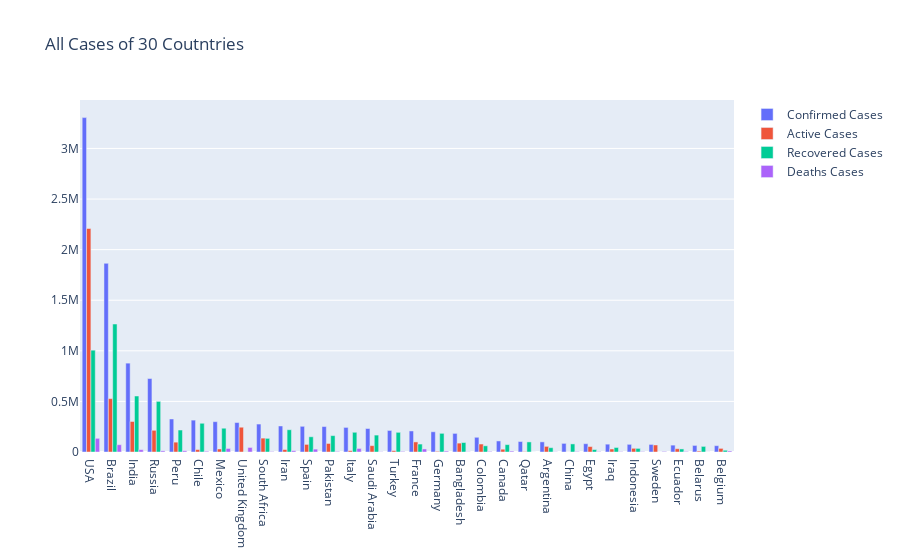

Source (notebook cell):
### Markdown cell above
### Graph 4: for Top 30 Countries confirmed, active, recovered and deaths cases

### Code cell
confirmed = go.Bar( x = top_country_confirm_wise.index, y = top_country_confirm_wise['Confirmed'], name= 'Confirmed Cases')

recovered = go.Bar( x = top_country_confirm_wise.index,  y = top_country_confirm_wise['Recovered'], name= 'Recovered Cases')

active = go.Bar( x = top_country_confirm_wise.index,   y = top_country_confirm_wise['Active'],   name= 'Active Cases')

death = go.Bar( x = top_country_confirm_wise.index,  y = top_country_confirm_wise['Deaths'],   name= 'Deaths Cases')

data = [confirmed,active,recovered,death]
layout = go.Layout(title = "All Cases of 30 Coutntries", barmode='group')

fig = go.Figure(data=data, layout=layout)
fig.show()

### Figure 1 — Plotly figure (JSON) as saved in the notebook; plotly's stock layout.template omitted (floating-point values rounded to 4 significant figures)
{"data": [{"name": "Confirmed Cases", "type": "bar", "x": ["USA", "Brazil", "India", "Russia", "Peru", "Chile", "Mexico", "United Kingdom", "South Africa", "Iran", "Spain", "Pakistan", "Italy", "Saudi Arabia", "Turkey", "France", "Germany", "Bangladesh", "Colombia", "Canada", "Qatar", "Argentina", "China", "Egypt", "Iraq", "Indonesia", "Sweden", "Ecuador", "Belarus", "Belgium"], "y": [3304942, 1864681, 878254, 726036, 326326, 315041, 299750, 291154, 276242, 257303, 253908, 251625, 243061, 232259, 212993, 208015, 199919, 183795, 145362, 109348, 103598, 100166, 85117, 82070, 77506, 75699, 74898, 67870, 64932, 62707]}, {"name": "Active Cases", "type": "bar", "x": ["USA", "Brazil", "India", "Russia", "Peru", "Chile", "Mexico", "United Kingdom", "South Africa", "Iran", "Spain", "Pakistan", "Italy", "Saudi Arabia", "Turkey", "France", "Germany", "Bangladesh", "Colombia", "Canada", "Qatar", "Argentina", "China", "Egypt", "Iraq", "Indonesia", "Sweden", "Ecuador", "Belarus", "Belgium"], "y": [2208772, 527738, 301609, 214510, 97345, 24160, 29839, 244872, 137289, 24481, 75130, 84442, 13179, 62898, 13115, 99495, 6434, 87829, 78750, 27566, 3708, 55627, 569, 53793, 29632, 36455, 69372, 32540, 9088, 35729]}, {"name": "Recovered Cases", "type": "bar", "x": ["USA", "Brazil", "India", "Russia", "Peru", "Chile", "Mexico", "United Kingdom", "South Africa", "Iran", "Spain", "Pakistan", "Italy", "Saudi Arabia", "Turkey", "France", "Germany", "Bangladesh", "Colombia", "Canada", "Qatar", "Argentina", "China", "Egypt", "Iraq", "Indonesia", "Sweden", "Ecuador", "Belarus", "Belgium"], "y": [1006326, 1264843, 553471, 500208, 217111, 283902, 234905, 1378, 134874, 219993, 150376, 161917, 194928, 167138, 194515, 78513, 184414, 93614, 61186, 72954, 99743, 42694, 79907, 24419, 44724, 35638, 0, 30283, 55380, 17196]}, {"name": "Deaths Cases", "type": "bar", "x": ["USA", "Brazil", "India", "Russia", "Peru", "Chile", "Mexico", "United Kingdom", "South Africa", "Iran", "Spain", "Pakistan", "Italy", "Saudi Arabia", "Turkey", "France", "Germany", "Bangladesh", "Colombia", "Canada", "Qatar", "Argentina", "China", "Egypt", "Iraq", "Indonesia", "Sweden", "Ecuador", "Belarus", "Belgium"], "y": [135205, 72100, 23174, 11318, 11870, 6979, 35006, 44904, 4079, 12829, 28403, 5266, 34954, 2223, 5363, 30007, 9071, 2352, 5426, 8829, 147, 1845, 4641, 3858, 3150, 3606, 5526, 5047, 464, 9782]}], "layout": {"barmode": "group", "title": {"text": "All Cases of 30 Coutntries"}}}
